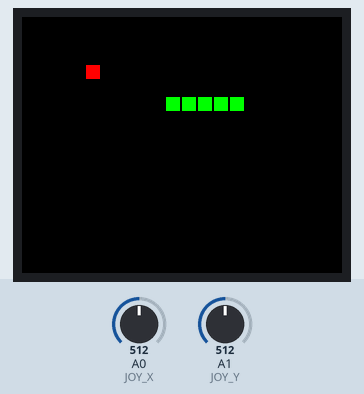
The sketch below on a simulated Arduino Uno, built with avr-gcc and run on an emulated ATmega328P. Parts: 160×128 colour display. Inputs (shaded band) come from the test bench; at power-on: A1 (JOY_Y) = 512, A0 (JOY_X) = 512. Random numbers use the default seed unless the sketch sets one. At 29.1 s the program stops and its outputs stay as they are.

Above: at 2.3 s.
2.4 s: A1 (JOY_Y) set to 314
5.4 s: A1 (JOY_Y) set to 290
At 6.09 s:
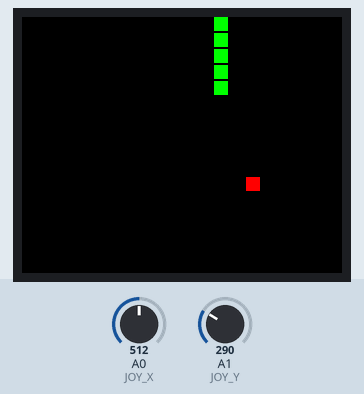
8.4 s: A0 (JOY_X) set to 687
10.3 s: A0 (JOY_X) set to 709
At 11.01 s:
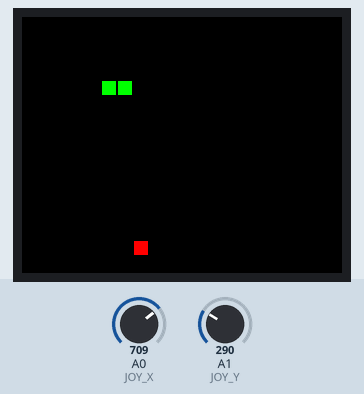
12.4 s: A1 (JOY_Y) set to 306
At 13.41 s:
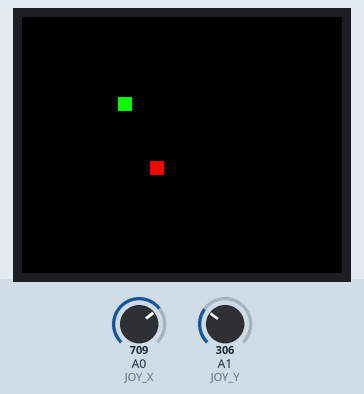

The sketch:

TFT_Joystick_SnakeGame.ino
```cpp
/*
Snake Game
TFT LCD ST7735S
Analog Joystick

Wire Connection TFT + UNO
ST7735 Pin	Arduino Pin
VCC	        5V or 3.3V
GND	        GND
CS	        D10
RST	        D9
DC (A0)	D8
SDA (MOSI)	D11
SCK	        D13

Wiring for Analog Joystick + Arduino Uno
Joystick Pin	Arduino Uno Pin	Function
VCC	            5V	            Power supply
GND	            GND	            Ground
VRx	            A0	            Horizontal analog input
VRy	            A1	            Vertical analog input
SW	            D2 (optional)	Button (digital read)
*/

#include <Adafruit_GFX.h>
#include <Adafruit_ST7735.h>
#include <SPI.h>

// TFT Pins
#define TFT_CS     10
#define TFT_RST    9
#define TFT_DC     8

// Joystick Pins
#define JOY_X A0
#define JOY_Y A1

Adafruit_ST7735 tft = Adafruit_ST7735(TFT_CS, TFT_DC, TFT_RST);

#define CELL_SIZE 8
#define MAX_SNAKE 100
#define MAX_RESTARTS 10

int WIDTH, HEIGHT;
int cellsX, cellsY;

int snakeX[MAX_SNAKE];
int snakeY[MAX_SNAKE];
int snakeLength = 5;
int dirX = 1;
int dirY = 0;
int foodX, foodY;

int restartCount = 0;
bool gameOverLimitReached = false;

void drawCell(int x, int y, uint16_t color) {
  tft.fillRect(x * CELL_SIZE, y * CELL_SIZE, CELL_SIZE - 1, CELL_SIZE - 1, color);
}

void spawnFood() {
  foodX = random(cellsX);
  foodY = random(cellsY);
}

void resetGame() {
  tft.fillScreen(ST77XX_BLACK);
  snakeLength = 5;
  dirX = 1;
  dirY = 0;

  for (int i = 0; i < snakeLength; i++) {
    snakeX[i] = 5 - i;
    snakeY[i] = 5;
  }

  spawnFood();
}

void showGameOverAndRestart() {
  tft.fillScreen(ST77XX_BLACK);
  tft.setCursor(10, 60);
  tft.setTextColor(ST77XX_RED);
  tft.setTextSize(2);
  tft.print("Game Over");
  delay(1000);

  restartCount++;
  if (restartCount >= MAX_RESTARTS) {
    gameOverLimitReached = true;
    tft.fillScreen(ST77XX_BLACK);
    tft.setCursor(10, 50);
    tft.setTextColor(ST77XX_YELLOW);
    tft.setTextSize(1);
    tft.print("Max restarts reached!");
    tft.setCursor(10, 70);
    tft.print("Reset Arduino");
    while (true);  // halt forever
  }

  resetGame();
}

void setup() {
  Serial.begin(9600);
  tft.initR(INITR_BLACKTAB);
  tft.setRotation(1);
  WIDTH = tft.width();
  HEIGHT = tft.height();
  cellsX = WIDTH / CELL_SIZE;
  cellsY = HEIGHT / CELL_SIZE;

  tft.fillScreen(ST77XX_BLACK);
  tft.setTextColor(ST77XX_WHITE);
  tft.setTextSize(1);
  tft.setCursor(10, 10);
  tft.print("Snake Game Ready");
  delay(1000);

  randomSeed(analogRead(A2));
  resetGame();
}

void loop() {
  if (gameOverLimitReached) return;

  // Read joystick
  int xVal = analogRead(JOY_X);
  int yVal = analogRead(JOY_Y);

  if (xVal < 300 && dirX == 0) { dirX = -1; dirY = 0; }
  else if (xVal > 700 && dirX == 0) { dirX = 1;  dirY = 0; }
  else if (yVal < 300 && dirY == 0) { dirX = 0;  dirY = -1; }
  else if (yVal > 700 && dirY == 0) { dirX = 0;  dirY = 1; }

  // Compute new head position
  int newX = snakeX[0] + dirX;
  int newY = snakeY[0] + dirY;

  // Check wall collision
  if (newX < 0 || newX >= cellsX || newY < 0 || newY >= cellsY) {
    showGameOverAndRestart();
    return;
  }

  // Check self collision
  for (int i = 0; i < snakeLength; i++) {
    if (snakeX[i] == newX && snakeY[i] == newY) {
      showGameOverAndRestart();
      return;
    }
  }

  // Shift body
  for (int i = min(snakeLength, MAX_SNAKE - 1); i > 0; i--) {
    snakeX[i] = snakeX[i - 1];
    snakeY[i] = snakeY[i - 1];
  }

  // Move head
  snakeX[0] = newX;
  snakeY[0] = newY;

  // Eat food
  bool ate = false;
  if (newX == foodX && newY == foodY) {
    if (snakeLength < MAX_SNAKE) snakeLength++;
    spawnFood();
    ate = true;
  }

  // Erase tail if not eating
  if (!ate) {
    drawCell(snakeX[snakeLength], snakeY[snakeLength], ST77XX_BLACK);
  }

  // Draw snake head and food
  drawCell(snakeX[0], snakeY[0], ST77XX_GREEN);
  drawCell(foodX, foodY, ST77XX_RED);

  delay(150);  // Game speed
}
```
